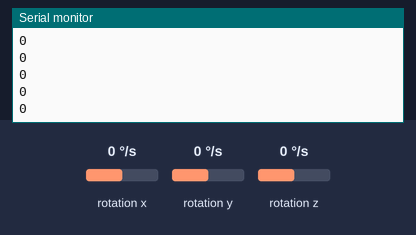
Simulated run of this sketch. Board: Arduino Uno, built with avr-gcc and run on an emulated ATmega328P. On the bench: the last lines printed to the serial monitor. Wiring (inferred from the names in the program): L3G4200D gyroscope at I2C address 0x6A. The test bench sets the inputs (shaded band); at power-on: rotation x 0 °/s, rotation y 0 °/s, rotation z 0 °/s.

Above: at 1.2 s.
1.3 s: rotation x set to -192 °/s
At 1.32 s:
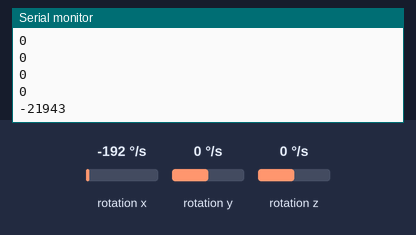
2.8 s: rotation x set to -100 °/s
At 2.84 s:
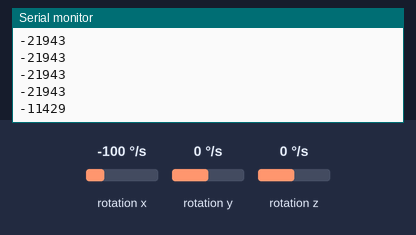
Timing chart, 0 to 5.8 s (numbered marks = the images above; inputs shaded):
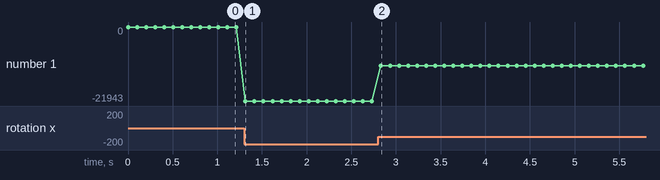

The sketch:

RB-SM.0.0.2_Energia_read_gyro.ino
```cpp
/* This program will read only the x axis of the L3GD20 gyro, it will then print
the values to the serial terminal

@Directions: Attached the SCL, SDA, GND and Vcc pins of the sensor module to the launchpad. Open
the serial port with the serial monitor to view the data
*/

// library to handel the i2c functions
#include <Wire.h>

void setup()
{
  Serial.begin(9600);     //start serial at baud 9600
  Wire.begin();           //start i2c bus as master

  i2cset(0x6a, 0x20, 0xff);   //setup the accelermeter before taking readings
}

void loop()
{
  byte LSB, MSB;
  int RESULT;

  LSB = i2cget(0x6a, 0x28);   //read first byte of z axis
  MSB = i2cget(0x6a, 0x29);   //read second byte
  RESULT = (MSB << 8) + LSB;

  Serial.println(RESULT, DEC);    //print the value of the data as a decimal
  delay(100);
}

// read a single byte from the i2c bus
byte i2cget(byte i2cadr, byte reg)
{
  Wire.beginTransmission(i2cadr);
  Wire.write(reg);                    //set address pointer
  Wire.endTransmission(false);
  Wire.requestFrom(i2cadr, 1);        //request byte from addresstoread
  while(!Wire.available());             //wait for avalible byte
  return Wire.read();                   //read byte
}

// write a byte to and address on the i2c bus
void i2cset(byte i2cadr, byte reg, byte data)
{
  Wire.beginTransmission(i2cadr);
  Wire.write(reg);                  //set address pointer
  Wire.write(data);                     //write data
  Wire.endTransmission();
}
```

Measured:
- after the input at 1.3 s, the serial monitor: prints a new line at once (image 1)
- after the input at 2.8 s, the serial monitor: prints a new line at once (image 2)
- plotted number 1: 0 → -21943 after the input at 1.3 s, -21943 → -11429 after the input at 2.8 s
